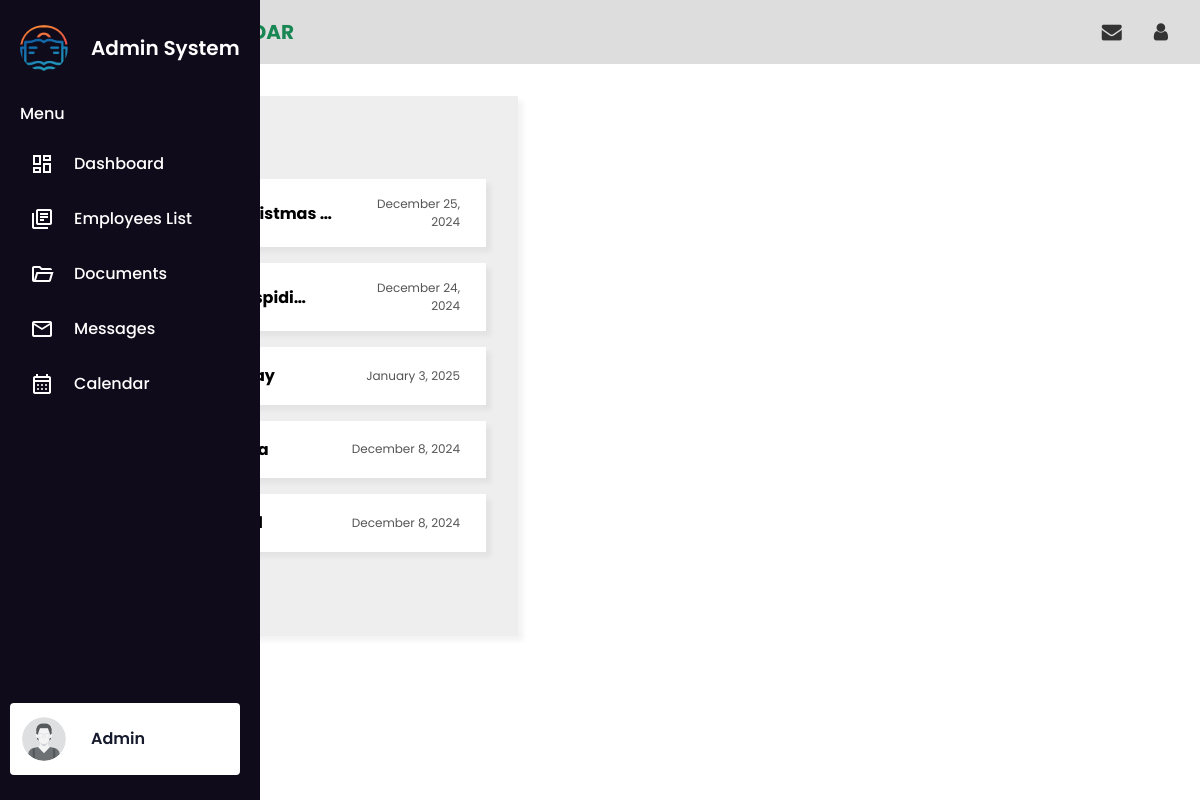
/calendar.php, run on the app's committed database.
### tables this page shows
CREATE TABLE `events_table` (
  `event_id` int(6) NOT NULL,
  `event_name` varchar(50) NOT NULL,
  `event_description` varchar(100) NOT NULL,
  `event_date` date NOT NULL,
  `event_organizer` varchar(50) NOT NULL
);

### calendar.php (the view, shortened to what this page needs)
<?php
include "components/logactivity.php";
$sql_events = "SELECT * FROM events_table";
$result_events = $conn->query($sql_events);
$events = [];
if ($result_events->num_rows > 0) {
    while ($row = $result_events->fetch_assoc()) {
        $events[] = $row;
    }
}
?>
<!DOCTYPE html>
<html lang="en">
<head>
    <link rel="stylesheet" href="https://cdnjs.cloudflare.com/ajax/libs/font-awesome/4.7.0/css/font-awesome.css" />
    <link rel="stylesheet" href="styles.css" />
</head>
<body>
    <?php include "components/sidebar.php"; ?>
    <main style="margin-left: 85px">
        <div class="breadcrumbs">
            <div class="left">
                <p>Admin > <span>CALENDAR</span></p>
            </div>
            <div class="right">
                <a href="#"><i class="fa fa-envelope" aria-hidden="true"></i></a>
                <a href="#"><i class="fa fa-user" aria-hidden="true"></i></a>
            </div>
        </div>
        <section class="calendar-section">
            <div class="calendar-container">
                <div class="events-list-container">
                    <h1>Events</h1>
                    <div class="events-cards">
                        <?php
                        if (!empty($events)) {
                            foreach ($events as $event) { ?>
                                <a href="#" class="event-card"
                                   data-event_name="<?= htmlspecialchars($event['event_name']); ?>"
                                   data-event_date="<?= date("F j, Y", strtotime($event['event_date'])) ?>"
                                   data-event_organizer="<?= htmlspecialchars($event['event_organizer']) ?>"
                                   data-event_description="<?= htmlspecialchars($event['event_description']) ?>">
                                    <p class="calendar-event-name"><?= htmlspecialchars($event['event_name']); ?></>
                                    <p class="calendar-event-date"><?= date("F j, Y", strtotime($event['event_date'])) ?></p>
                                </a>
                            <?php }
                        } else { ?>
                            <p>No events found</p>
                        <?php } ?>
                    </div>
                </div>
                <div id="calendar" class="calendar"></div>
            </div>
            <button id="addEventButton" class="add-event-btn">Add Event</button>
        </section>
    </main>
</body>
</html>

### styles.css (style rules this page uses)
* { margin: 0; padding: 0; box-sizing: border-box; font-family: "Poppins", sans-serif; }
body { min-height: 100vh; }
.breadcrumbs { width: 100%; height: 64px; background-color: #ddd; padding: 0 2rem; display: flex; align-items: center; justify-content: space-between; }
.breadcrumbs .left span { color: #198754; font-weight: 700; font-size: 20px; }
.breadcrumbs .right { display: flex; gap: 2rem; font-size: 20px; }
.breadcrumbs .right a { color: #333; }
.event-card { display: flex; align-items: center; justify-content: space-between; gap: 2rem; padding: 1rem 1.6rem; box-shadow: 5px 5px 5px rgba(0, 0, 0, 0.05); width: fit-content; width: 100%; margin-bottom: 1rem; transition: 0.3s ease-in-out; cursor: pointer; text-decoration: none; }
.calendar-section { padding: 2rem; }
.calendar-container { display: flex; justify-content: space-between; gap: 2rem; width: 100%; }
.events-list-container { background-color: #eee; padding: 2rem; flex: 1 1 auto; box-shadow: 5px 5px 5px rgba(0, 0, 0, 0.05); }
.events-list-container h1 { margin-bottom: 1rem; }
.events-list-container .event-card { background-color: #fff; }
.calendar-event-name { font-weight: 700; white-space: nowrap; text-overflow: ellipsis; overflow: hidden; flex: 1 1 auto; color: #000000; }
.calendar-event-date { color: #555; font-size: 12px; text-align: right; }
.calendar { width: 720px; height: 540px; overflow-y: hidden; }
.add-event-btn { text-decoration: none; background-color: #198754; padding: 10px 15px; color: #fff; font-size: 14px; font-weight: 700; transition: 0.3s ease-in-out; margin-top: 5px; }

### data on the page
events_table: event_name "christmas…", event_date "December 25, 2024"
events_table: event_name "Despidida", event_date "December 24, 2024"
events_table: event_date "January 3, 2025"
events_table: event_date "December 8, 2024"
events_table: event_date "December 8, 2024"
